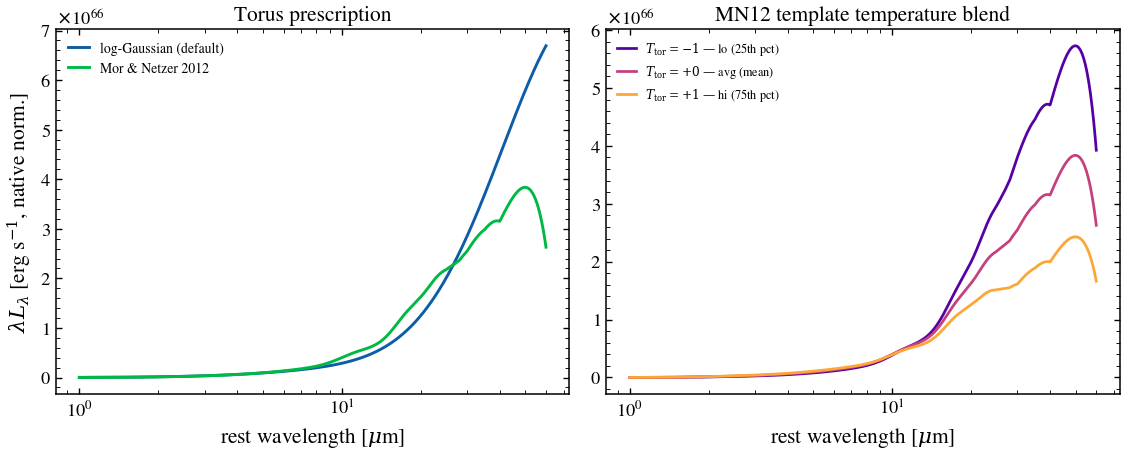

This figure's Python source:
"""
GRAHSP torus: empirical log-Gaussian vs Mor & Netzer 2012 templates
====================================================================

GRAHSP ships two torus prescriptions. The default is an **empirical
log-Gaussian** cool+hot dust continuum (``activategtorus``). The alternative
is the **Mor & Netzer 2012 template** torus (``activatetorus``), which
interpolates between mean / 25th / 75th-percentile observed AGN mid-IR SEDs
via ``agn_grahsp_tor_temp`` and applies a short-wavelength Gaussian cutoff at
``agn_grahsp_tor_cutoff_um``.

This example overlays the two at fixed ``l5100`` and ``fcov``, then sweeps the
MN12 temperature blend lo → avg → hi. (The two prescriptions carry different
internal 12 µm normalisations — faithfully reproduced from upstream — so
``fcov`` has a different effective scale between them; here each curve is shown
in its native normalisation.)
"""

import os

os.environ["TF_CPP_MIN_LOG_LEVEL"] = "2"

import warnings

import jax.numpy as jnp
import matplotlib.pyplot as plt
import numpy as np

from tengri.analysis.plotting import setup_style
from tengri.components.agn.grahsp.model import compute_grahsp_sed

setup_style()
warnings.filterwarnings("ignore", message=".*BakedInBackend.*")

# Mid-IR window where the torus dominates (1-60 um).
wave_aa = jnp.logspace(np.log10(1e4), np.log10(6e5), 1400)
wave_um = np.asarray(wave_aa) / 1e4


def torus_only(**kw):
    """AGN SED with disc/lines/FeII suppressed so the torus stands alone."""
    return np.asarray(
        compute_grahsp_sed(
            wave_aa,
            agn_log_lbol=45.0,
            agn_grahsp_a_lines=0.0,
            agn_grahsp_a_feii=0.0,
            agn_grahsp_fcov=0.4,
            **kw,
        )
    )


fig, (ax1, ax2) = plt.subplots(1, 2, figsize=(10.5, 4.4), sharex=True)

# Panel 1: the two torus prescriptions.
ax1.plot(
    wave_um,
    wave_um * torus_only(torus_model="gaussian"),
    lw=1.9,
    label="log-Gaussian (default)",
)
ax1.plot(
    wave_um,
    wave_um * torus_only(torus_model="mn12", agn_grahsp_tor_temp=0.0),
    lw=1.9,
    label="Mor & Netzer 2012",
)
ax1.set_title("Torus prescription")
ax1.legend(frameon=False, fontsize=9)
ax1.set_ylabel(r"$\lambda L_\lambda$ [erg s$^{-1}$, native norm.]")

# Panel 2: MN12 temperature blend.
temps = [(-1.0, "lo (25th pct)"), (0.0, "avg (mean)"), (1.0, "hi (75th pct)")]
colors = plt.cm.plasma(np.linspace(0.15, 0.8, len(temps)))
for (t, lab), c in zip(temps, colors):
    ax2.plot(
        wave_um,
        wave_um * torus_only(torus_model="mn12", agn_grahsp_tor_temp=t),
        color=c,
        lw=1.8,
        label=rf"$T_{{\rm tor}}={t:+.0f}$ — {lab}",
    )
ax2.set_title("MN12 template temperature blend")
ax2.legend(frameon=False, fontsize=8)

for ax in (ax1, ax2):
    ax.set_xscale("log")
    ax.set_xlabel(r"rest wavelength [$\mu$m]")

fig.tight_layout()
plt.show()
